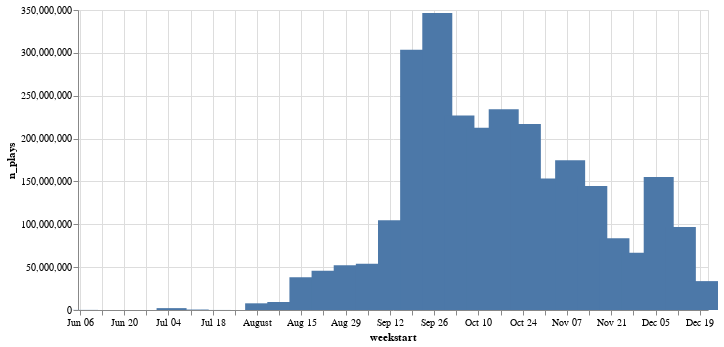

Notebook code for this chart:
### Code cell
alt.Chart(weekly_plays).mark_bar(width=30).encode(
    x='weekstart:T',
    y='n_plays'
).properties(width=630)

### Figure 1 — Vega-Lite specification as saved in the notebook (floating-point values rounded to 4 significant figures)
{"config": {"view": {"continuousWidth": 400, "continuousHeight": 300}}, "data": {"name": "data-c81ab839defed8bff9d858f80c381a46"}, "mark": {"type": "bar", "width": 30}, "encoding": {"x": {"type": "temporal", "field": "weekstart"}, "y": {"type": "quantitative", "field": "n_plays"}}, "width": 630, "$schema": "https://vega.github.io/schema/vega-lite/v4.8.1.json", "datasets": {"data-c81ab839defed8bff9d858f80c381a46": [{"weekstart": "2021-06-07T00:00:00", "n_plays": 126100}, {"weekstart": "2021-07-05T00:00:00", "n_plays": 2180200}, {"weekstart": "2021-07-12T00:00:00", "n_plays": 530700}, {"weekstart": "2021-07-19T00:00:00", "n_plays": 58300}, {"weekstart": "2021-08-02T00:00:00", "n_plays": 7798500}, {"weekstart": "2021-08-09T00:00:00", "n_plays": 9315100}, {"weekstart": "2021-08-16T00:00:00", "n_plays": 38222200}, {"weekstart": "2021-08-23T00:00:00", "n_plays": 45713200}, {"weekstart": "2021-08-30T00:00:00", "n_plays": 52315700}, {"weekstart": "2021-09-06T00:00:00", "n_plays": 53929000}, {"weekstart": "2021-09-13T00:00:00", "n_plays": 104660600}, {"weekstart": "2021-09-20T00:00:00", "n_plays": 303500000}, {"weekstart": "2021-09-27T00:00:00", "n_plays": 346400000}, {"weekstart": "2021-10-04T00:00:00", "n_plays": 227000000}, {"weekstart": "2021-10-11T00:00:00", "n_plays": 212700000}, {"weekstart": "2021-10-18T00:00:00", "n_plays": 234100000}, {"weekstart": "2021-10-25T00:00:00", "n_plays": 217000000}, {"weekstart": "2021-11-01T00:00:00", "n_plays": 153500000}, {"weekstart": "2021-11-08T00:00:00", "n_plays": 174600000}, {"weekstart": "2021-11-15T00:00:00", "n_plays": 144700000}, {"weekstart": "2021-11-22T00:00:00", "n_plays": 83800000}, {"weekstart": "2021-11-29T00:00:00", "n_plays": 66800000}, {"weekstart": "2021-12-06T00:00:00", "n_plays": 155100000}, {"weekstart": "2021-12-13T00:00:00", "n_plays": 96900000}, {"weekstart": "2021-12-20T00:00:00", "n_plays": 33700000}]}}
